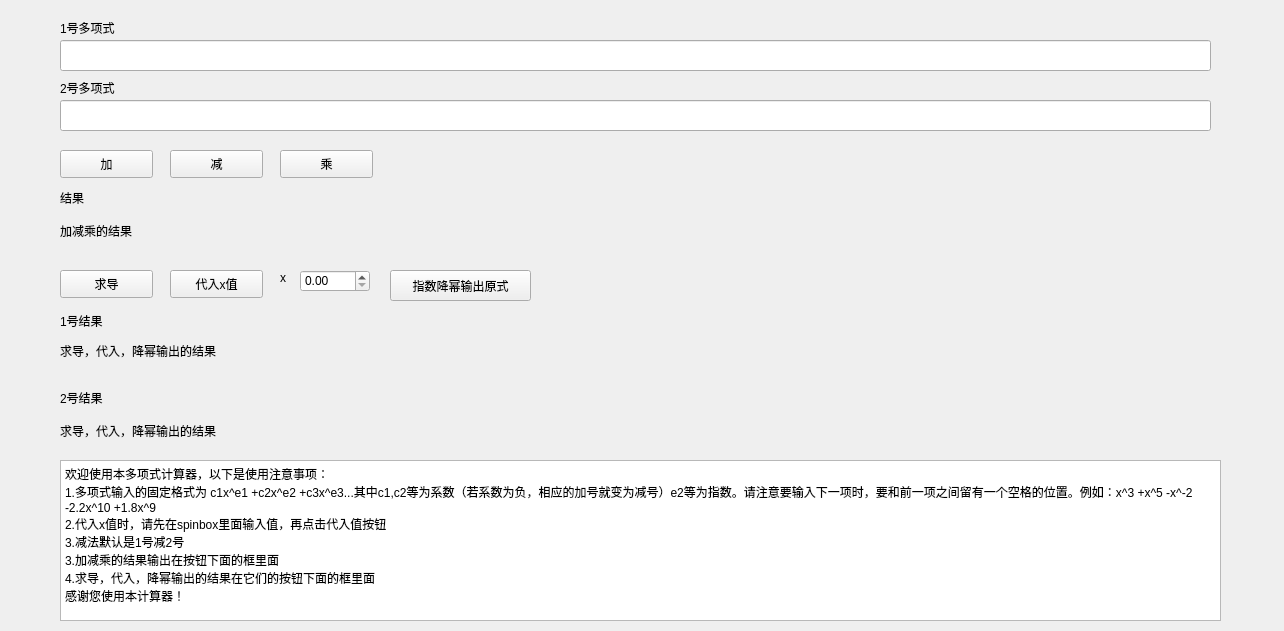
<?xml version="1.0" encoding="UTF-8"?>
<ui version="4.0">
 <class>Widget</class>
 <widget class="QWidget" name="Widget">
  <property name="geometry">
   <rect>
    <x>0</x>
    <y>0</y>
    <width>1284</width>
    <height>631</height>
   </rect>
  </property>
  <property name="windowTitle">
   <string>Widget</string>
  </property>
  <widget class="QLineEdit" name="poly1">
   <property name="geometry">
    <rect>
     <x>60</x>
     <y>40</y>
     <width>1151</width>
     <height>31</height>
    </rect>
   </property>
  </widget>
  <widget class="QLineEdit" name="poly2">
   <property name="geometry">
    <rect>
     <x>60</x>
     <y>100</y>
     <width>1151</width>
     <height>31</height>
    </rect>
   </property>
  </widget>
  <widget class="QLabel" name="label">
   <property name="geometry">
    <rect>
     <x>60</x>
     <y>20</y>
     <width>72</width>
     <height>15</height>
    </rect>
   </property>
   <property name="text">
    <string>1号多项式</string>
   </property>
  </widget>
  <widget class="QLabel" name="label_2">
   <property name="geometry">
    <rect>
     <x>60</x>
     <y>80</y>
     <width>72</width>
     <height>15</height>
    </rect>
   </property>
   <property name="text">
    <string>2号多项式</string>
   </property>
  </widget>
  <widget class="QPushButton" name="addBtn">
   <property name="geometry">
    <rect>
     <x>60</x>
     <y>150</y>
     <width>93</width>
     <height>28</height>
    </rect>
   </property>
   <property name="text">
    <string>加</string>
   </property>
  </widget>
  <widget class="QPushButton" name="subBtn">
   <property name="geometry">
    <rect>
     <x>170</x>
     <y>150</y>
     <width>93</width>
     <height>28</height>
    </rect>
   </property>
   <property name="text">
    <string>减</string>
   </property>
  </widget>
  <widget class="QPushButton" name="mulBtn">
   <property name="geometry">
    <rect>
     <x>280</x>
     <y>150</y>
     <width>93</width>
     <height>28</height>
    </rect>
   </property>
   <property name="text">
    <string>乘</string>
   </property>
  </widget>
  <widget class="QPushButton" name="derBtn">
   <property name="geometry">
    <rect>
     <x>60</x>
     <y>270</y>
     <width>93</width>
     <height>28</height>
    </rect>
   </property>
   <property name="text">
    <string>求导</string>
   </property>
  </widget>
  <widget class="QPushButton" name="InpBtn">
   <property name="geometry">
    <rect>
     <x>170</x>
     <y>270</y>
     <width>93</width>
     <height>28</height>
    </rect>
   </property>
   <property name="text">
    <string>代入x值</string>
   </property>
  </widget>
  <widget class="QDoubleSpinBox" name="XSpinBox">
   <property name="geometry">
    <rect>
     <x>300</x>
     <y>270</y>
     <width>70</width>
     <height>22</height>
    </rect>
   </property>
  </widget>
  <widget class="QLabel" name="label_3">
   <property name="geometry">
    <rect>
     <x>280</x>
     <y>270</y>
     <width>72</width>
     <height>15</height>
    </rect>
   </property>
   <property name="text">
    <string>x</string>
   </property>
  </widget>
  <widget class="QLabel" name="cal1">
   <property name="geometry">
    <rect>
     <x>60</x>
     <y>210</y>
     <width>1141</width>
     <height>41</height>
    </rect>
   </property>
   <property name="text">
    <string>加减乘的结果</string>
   </property>
  </widget>
  <widget class="QLabel" name="rst1">
   <property name="geometry">
    <rect>
     <x>60</x>
     <y>330</y>
     <width>1151</width>
     <height>41</height>
    </rect>
   </property>
   <property name="text">
    <string>求导，代入，降幂输出的结果</string>
   </property>
  </widget>
  <widget class="QPushButton" name="show">
   <property name="geometry">
    <rect>
     <x>390</x>
     <y>270</y>
     <width>141</width>
     <height>31</height>
    </rect>
   </property>
   <property name="text">
    <string>指数降幂输出原式</string>
   </property>
  </widget>
  <widget class="QTextBrowser" name="textBrowser">
   <property name="geometry">
    <rect>
     <x>60</x>
     <y>460</y>
     <width>1161</width>
     <height>161</height>
    </rect>
   </property>
   <property name="html">
    <string>&lt;!DOCTYPE HTML PUBLIC &quot;-//W3C//DTD HTML 4.0//EN&quot; &quot;http://www.w3.org/TR/REC-html40/strict.dtd&quot;&gt;
&lt;html&gt;&lt;head&gt;&lt;meta name=&quot;qrichtext&quot; content=&quot;1&quot; /&gt;&lt;style type=&quot;text/css&quot;&gt;
p, li { white-space: pre-wrap; }
&lt;/style&gt;&lt;/head&gt;&lt;body style=&quot; font-family:'SimSun'; font-size:9pt; font-weight:400; font-style:normal;&quot;&gt;
&lt;p style=&quot; margin-top:0px; margin-bottom:0px; margin-left:0px; margin-right:0px; -qt-block-indent:0; text-indent:0px;&quot;&gt;欢迎使用本多项式计算器，以下是使用注意事项：&lt;/p&gt;
&lt;p style=&quot; margin-top:0px; margin-bottom:0px; margin-left:0px; margin-right:0px; -qt-block-indent:0; text-indent:0px;&quot;&gt;1.多项式输入的固定格式为 c1x^e1 +c2x^e2 +c3x^e3...其中c1,c2等为系数（若系数为负，相应的加号就变为减号）e2等为指数。请注意要输入下一项时，要和前一项之间留有一个空格的位置。例如：x^3 +x^5 -x^-2 -2.2x^10 +1.8x^9&lt;/p&gt;
&lt;p style=&quot; margin-top:0px; margin-bottom:0px; margin-left:0px; margin-right:0px; -qt-block-indent:0; text-indent:0px;&quot;&gt;2.代入x值时，请先在spinbox里面输入值，再点击代入值按钮&lt;/p&gt;
&lt;p style=&quot; margin-top:0px; margin-bottom:0px; margin-left:0px; margin-right:0px; -qt-block-indent:0; text-indent:0px;&quot;&gt;3.减法默认是1号减2号&lt;/p&gt;
&lt;p style=&quot; margin-top:0px; margin-bottom:0px; margin-left:0px; margin-right:0px; -qt-block-indent:0; text-indent:0px;&quot;&gt;3.加减乘的结果输出在按钮下面的框里面&lt;/p&gt;
&lt;p style=&quot; margin-top:0px; margin-bottom:0px; margin-left:0px; margin-right:0px; -qt-block-indent:0; text-indent:0px;&quot;&gt;4.求导，代入，降幂输出的结果在它们的按钮下面的框里面&lt;/p&gt;
&lt;p style=&quot; margin-top:0px; margin-bottom:0px; margin-left:0px; margin-right:0px; -qt-block-indent:0; text-indent:0px;&quot;&gt;感谢您使用本计算器！&lt;/p&gt;&lt;/body&gt;&lt;/html&gt;</string>
   </property>
  </widget>
  <widget class="QLabel" name="rst2">
   <property name="geometry">
    <rect>
     <x>60</x>
     <y>410</y>
     <width>1161</width>
     <height>41</height>
    </rect>
   </property>
   <property name="text">
    <string>求导，代入，降幂输出的结果</string>
   </property>
  </widget>
  <widget class="QLabel" name="label_5">
   <property name="geometry">
    <rect>
     <x>60</x>
     <y>310</y>
     <width>61</width>
     <height>21</height>
    </rect>
   </property>
   <property name="text">
    <string>1号结果</string>
   </property>
  </widget>
  <widget class="QLabel" name="label_6">
   <property name="geometry">
    <rect>
     <x>60</x>
     <y>390</y>
     <width>72</width>
     <height>15</height>
    </rect>
   </property>
   <property name="text">
    <string>2号结果</string>
   </property>
  </widget>
  <widget class="QLabel" name="label_4">
   <property name="geometry">
    <rect>
     <x>60</x>
     <y>190</y>
     <width>72</width>
     <height>15</height>
    </rect>
   </property>
   <property name="text">
    <string>结果</string>
   </property>
  </widget>
 </widget>
 <layoutdefault spacing="6" margin="11"/>
 <resources/>
 <connections/>
</ui>
